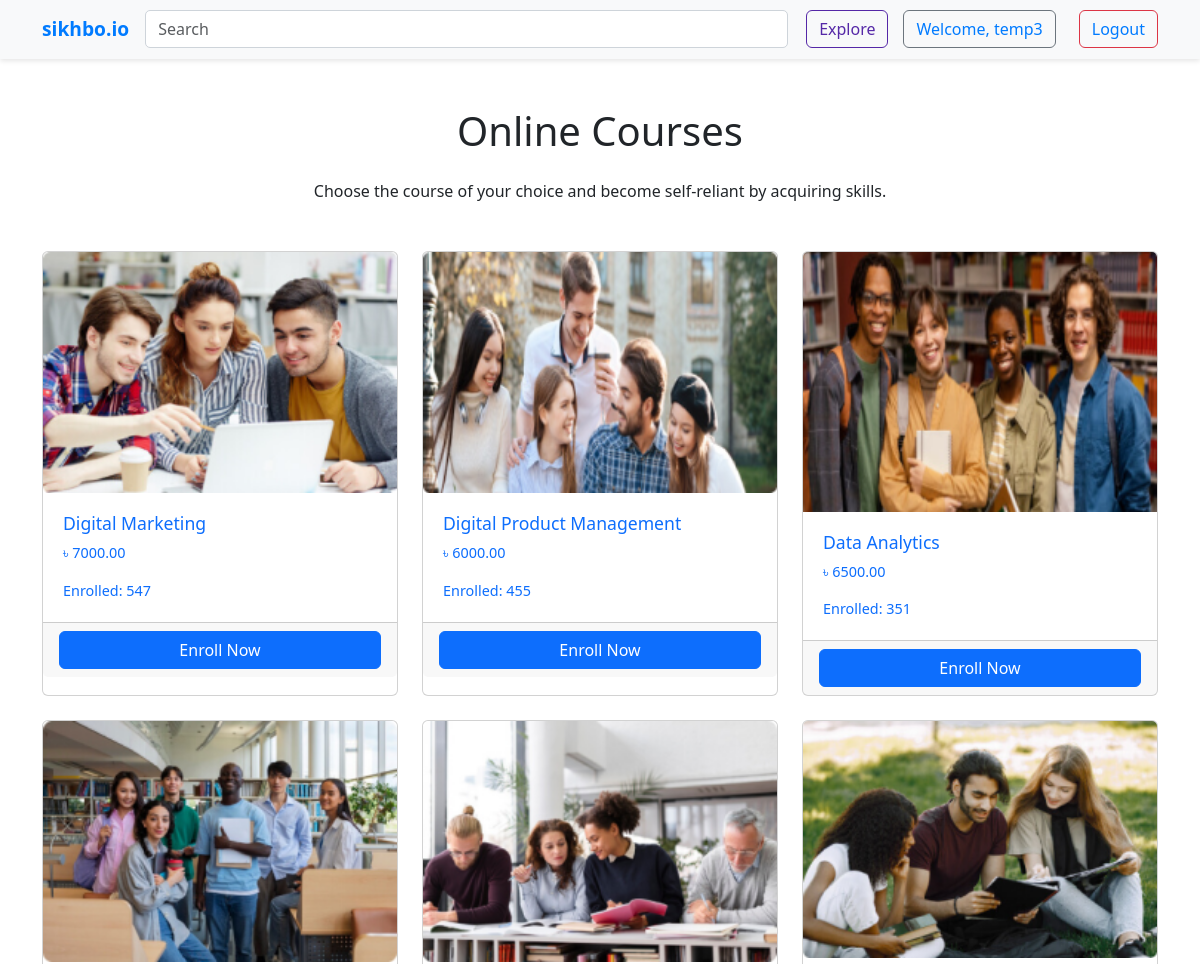
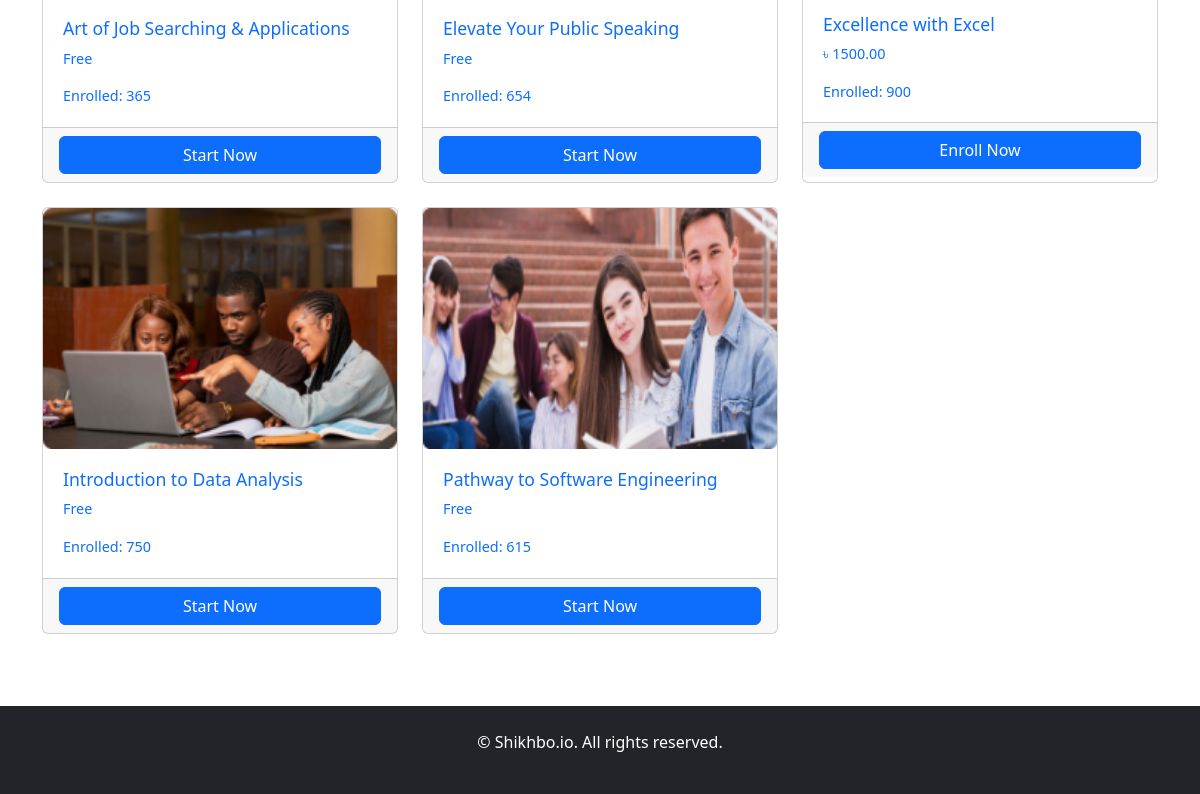
The app's page /courses/ (signed in) with its own data (2 pictures, top to bottom).
### base/models.py (models this page shows, shortened)
class Course(models.Model):
    title = models.CharField(max_length=200)
    description = models.TextField(null=True)
    price = models.DecimalField(max_digits=10, decimal_places=2)
    thumbnail = models.ImageField(upload_to='course_thumbnails/', null=True)
    category = models.ForeignKey(Category, on_delete=models.CASCADE, null=True)
    students_enrolled = models.PositiveIntegerField(default=0)
    image = models.ImageField(upload_to='', blank=True, null=True)

### base/views.py (the view)
# urls.py: path('courses/', base_views.courses,name="courses"),
@login_required
def courses(request):
    courses = Course.objects.all()
    return render(request, 'courses.html', {'courses': courses})

### template/courses.html (shortened to what this page needs)
<!DOCTYPE html>
<html lang="en">
<head>
    {% load static %}
    <link href="https://cdn.jsdelivr.net/npm/bootstrap@5.3.0-alpha1/dist/css/bootstrap.min.css" rel="stylesheet">
    <link rel="stylesheet" href="{% static 'css/online_courses.css' %}">
</head>
<body>
<nav class="navbar navbar-expand-lg navbar-light bg-light">
    <div class="container">
        <a class="navbar-brand" href="{% url 'home' %}">sikhbo.io</a>
        <form class="navbar-form" method="POST">
            <input class="form-control me-2" type="search" placeholder="Search" aria-label="Search">
            <button class="btn btn-outline-success" type="submit">Explore</button>
        </form>
        <div class="navbar-links">
            {% if user.is_authenticated %}
                <a href="{% url 'user_profile' %}" class="btn btn-outline-secondary me-2">
                    Welcome, {{ user.username }}
                </a>
                <a href="{% url 'logout' %}" class="btn btn-outline-danger">Logout</a>
            {% else %}
                <a href="{% url 'login' %}" class="btn btn-outline-primary">Login</a>
                <a href="{% url 'signup' %}" class="btn btn-primary">Sign Up</a>
            {% endif %}
        </div>
    </div>
</nav>
    <section class="py-5">
        <div class="container">
            <h1 class="mb-4 text-center">Online Courses</h1>
            <p class="mb-4 text-center">Choose the course of your choice and become self-reliant by acquiring skills.</p>
            <br>
            <div class="row">
                {% if courses %}
                    {% for course in courses %}
                    <div class="col-md-4 mb-4">
                        <div class="card h-100">
                            <a href="{% url 'course_details' course.id %}" class="text-decoration-none">
                                <img src="{{ course.thumbnail.url }}" class="card-img-top" alt="{{ course.title }}">
                                <div class="card-body">
                                    <h5 class="card-title">{{ course.title }}</h5>
                                    <p class="card-text">
                                        {% if course.price > 0 %}
                                            ৳ {{ course.price }}
                                        {% else %}
                                            Free
                                        {% endif %}
                                    </p>
                                    <p class="card-text">Enrolled: {{ course.students_enrolled }}</p>
                                </div>
                            </a>
                            <div class="card-footer">
                                {% if course.price > 0 %}
                                    <a href="{% url 'enroll_course' course.id %}" class="btn btn-primary w-100">Enroll Now</a>
                                {% else %}
                                    <a href="{% url 'enroll_course' course.id %}" class="btn btn-primary w-100">Start Now</a>
                                {% endif %}
                            </div>
                        </div>
                    </div>
                    {% endfor %}
                {% else %}
                    <p class="text-center">No courses available at the moment. Please check back later.</p>
                {% endif %}
            </div>
        </div>
    </section>
    <footer class="py-4 bg-dark text-white">
        <div class="container text-center">
            <p>&copy; {{ current_year }} Shikhbo.io. All rights reserved.</p>
        </div>
    </footer>
</body>
</html>

### static/css/online_courses.css (style rules this page uses)
.navbar { background-color: #fff; padding: 10px 20px; box-shadow: 0 2px 5px rgba(0, 0, 0, 0.1); display: flex; justify-content: space-between; align-items: center; }
.navbar-brand { font-weight: bold; font-size: 1.2rem; color: #007bff; }
.navbar-form { flex: 1; display: flex; align-items: center; }
.form-control { border-radius: 5px; border-color: #ced4da; flex: 1; }
.btn-outline-success { border-color: #5528a7; color: #5528a7; margin-left: 10px; }
.navbar-links { display: flex; align-items: center; }
.navbar-links a { margin-left: 15px; text-decoration: none; color: #007bff; }
.card { transition: transform 0.3s ease, box-shadow 0.3s ease; }
.card img { transition: transform 0.3s ease; }
.card-body { padding: 20px; }
.card-title { font-size: 1.1rem; }
.card-text { font-size: 0.9rem; }

### records on screen
Course: thumbnail (picture), title "Digital Marketing", price "7000.00", students_enrolled "547", shows "Enroll Now"
Course: thumbnail (picture), title "Digital Product Management", price "6000.00", students_enrolled "455", shows "Enroll Now"
Course: thumbnail (picture), title "Data Analytics", price "6500.00", students_enrolled "351", shows "Enroll Now"
Course: thumbnail (picture), title "Art of Job Searching & Applications", price "Free", students_enrolled "365"
Course: thumbnail (picture), title "Elevate Your Public Speaking", price "Free", students_enrolled "654"
Course: thumbnail (picture), title "Excellence with Excel", price "1500.00", students_enrolled "900", shows "Enroll Now"
Course: thumbnail (picture), title "Introduction to Data Analysis", price "Free", students_enrolled "750"
Course: thumbnail (picture), title "Pathway to Software Engineering", price "Free", students_enrolled "615"

### other values on screen
{{ user.username }} "temp3"
